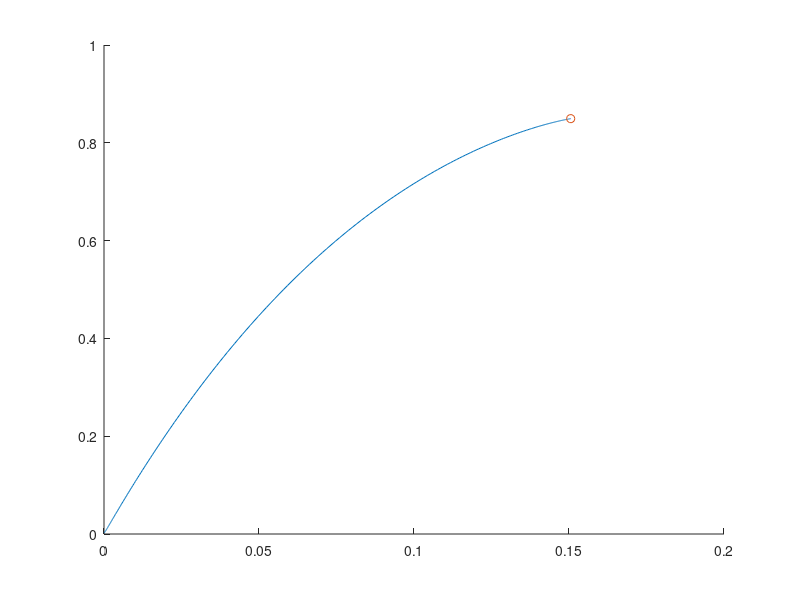

Source code (MATLAB):
%-------------------------
%      Comp. Bio II
%     Example sheet 4
%         Task 2a
%   Deterministic approx.        
%-------------------------
clc, clear
%-------------------------
%     Initialization
%-------------------------
m=0.01;
s=0.1;
x1=0;
x2=0.0025;
limit=10^(-6);
epsilon1=1;
epsilon2=1;

w1AA=1-s;
w1Aa=1-s/2;
w1aa=1;
w2AA=1;
w2Aa=1-s/2;
w2aa=1-s;
t=0;
while epsilon1>limit || epsilon2>limit
  t=t+1;
  w1(t)=(x1(t)^2*w1AA+2*x1(t)*(1-x1(t))*w1Aa+(1-x1(t))^2*w1aa)*(1-m)+...
    ((x2(t))^2*w1AA+2*x2(t)*(1-x2(t))*w1Aa+(1-x2(t))^2*w1aa)*m;
  
  w2(t)=(x2(t)^2*w2AA+2*x2(t)*(1-x2(t))*w2Aa+(1-x2(t))^2*w2aa)*(1-m)+...
    ((x1(t))^2*w2AA+2*x1(t)*(1-x1(t))*w2Aa+(1-x1(t))^2*w2aa)*m;
  
  x1(t+1)=((x1(t))^2*w1AA+x1(t)*(1-x1(t))*w1Aa)*(1-m)/(w1(t))+...
    ((x2(t))^2*w1AA+x2(t)*(1-x2(t))*w1Aa)*m/(w1(t));
  
  x2(t+1)=((x2(t))^2*w2AA+x2(t)*(1-x2(t))*w2Aa)*(1-m)/(w2(t))+...
    ((x1(t))^2*w2AA+x1(t)*(1-x1(t))*w2Aa)*m/(w2(t));
  
  epsilon1=x1(t+1)-x1(t);
  epsilon2=x2(t+1)-x2(t);
end
hold on
plot(x1,x2)
plot(x1(end),x2(end),'o')
x1(end)
x2(end)
%%
theory_x1m01s01=x1(end);
theory_x2m01s01=x2(end);












